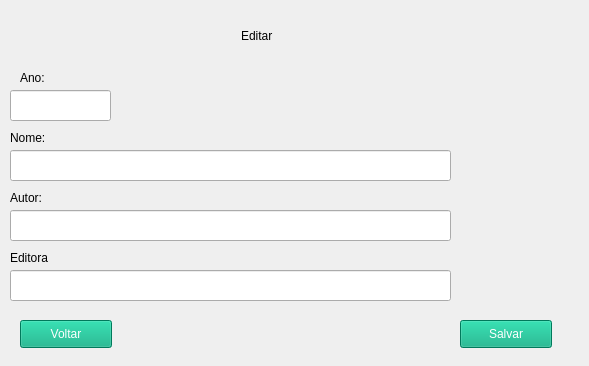
<?xml version="1.0" encoding="UTF-8"?>
<ui version="4.0">
 <class>mainWindow</class>
 <widget class="QMainWindow" name="mainWindow">
  <property name="geometry">
   <rect>
    <x>0</x>
    <y>0</y>
    <width>589</width>
    <height>366</height>
   </rect>
  </property>
  <property name="windowTitle">
   <string>MainWindow</string>
  </property>
  <widget class="QWidget" name="centralwidget">
   <widget class="QLabel" name="label_5">
    <property name="geometry">
     <rect>
      <x>241</x>
      <y>20</y>
      <width>141</width>
      <height>31</height>
     </rect>
    </property>
    <property name="styleSheet">
     <string notr="true">font: 75 italic 14pt &quot;Noto Sans&quot;;</string>
    </property>
    <property name="text">
     <string>Editar</string>
    </property>
   </widget>
   <widget class="QLabel" name="label_4">
    <property name="geometry">
     <rect>
      <x>10</x>
      <y>190</y>
      <width>59</width>
      <height>16</height>
     </rect>
    </property>
    <property name="text">
     <string>Autor:</string>
    </property>
   </widget>
   <widget class="QLabel" name="label_2">
    <property name="geometry">
     <rect>
      <x>10</x>
      <y>130</y>
      <width>59</width>
      <height>16</height>
     </rect>
    </property>
    <property name="text">
     <string>Nome:</string>
    </property>
   </widget>
   <widget class="QPushButton" name="btn_voltar">
    <property name="geometry">
     <rect>
      <x>20</x>
      <y>320</y>
      <width>92</width>
      <height>28</height>
     </rect>
    </property>
    <property name="styleSheet">
     <string notr="true">background-color: rgb(0, 170, 127);
color: rgb(255, 255, 255);</string>
    </property>
    <property name="text">
     <string>Voltar</string>
    </property>
   </widget>
   <widget class="QLabel" name="label_6">
    <property name="geometry">
     <rect>
      <x>10</x>
      <y>250</y>
      <width>59</width>
      <height>16</height>
     </rect>
    </property>
    <property name="text">
     <string>Editora</string>
    </property>
   </widget>
   <widget class="QLabel" name="label_7">
    <property name="geometry">
     <rect>
      <x>20</x>
      <y>70</y>
      <width>59</width>
      <height>16</height>
     </rect>
    </property>
    <property name="text">
     <string>Ano:</string>
    </property>
   </widget>
   <widget class="QLineEdit" name="txt_ano">
    <property name="geometry">
     <rect>
      <x>10</x>
      <y>90</y>
      <width>101</width>
      <height>31</height>
     </rect>
    </property>
   </widget>
   <widget class="QLineEdit" name="txt_nome2">
    <property name="geometry">
     <rect>
      <x>10</x>
      <y>150</y>
      <width>441</width>
      <height>31</height>
     </rect>
    </property>
   </widget>
   <widget class="QLineEdit" name="txt_autor">
    <property name="geometry">
     <rect>
      <x>10</x>
      <y>210</y>
      <width>441</width>
      <height>31</height>
     </rect>
    </property>
   </widget>
   <widget class="QLineEdit" name="txt_editora">
    <property name="geometry">
     <rect>
      <x>10</x>
      <y>270</y>
      <width>441</width>
      <height>31</height>
     </rect>
    </property>
   </widget>
   <widget class="QPushButton" name="btn_salvar">
    <property name="geometry">
     <rect>
      <x>460</x>
      <y>320</y>
      <width>92</width>
      <height>28</height>
     </rect>
    </property>
    <property name="styleSheet">
     <string notr="true">background-color: rgb(0, 170, 127);
color: rgb(255, 255, 255);</string>
    </property>
    <property name="text">
     <string>Salvar</string>
    </property>
   </widget>
  </widget>
 </widget>
 <resources/>
 <connections/>
</ui>
